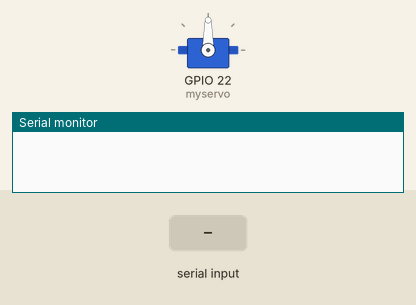
Simulated run of this sketch. Board: ESP32. Parts: servo, the last lines printed to the serial monitor. The test bench sets the inputs (shaded band).

Above: at 1.2 s.
1.3 s: "90,45\n" received over Serial
At 2.2 s:
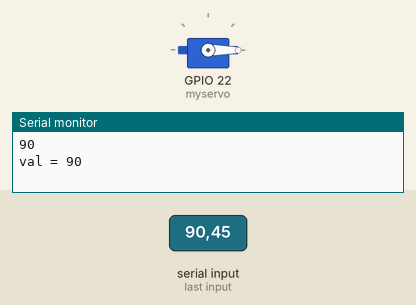
At 11.5 s:
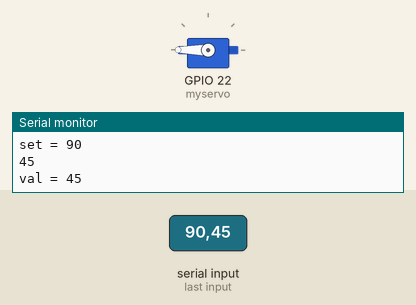
Timing chart, 0 to 11.8 s (numbered marks = the images above; inputs shaded):
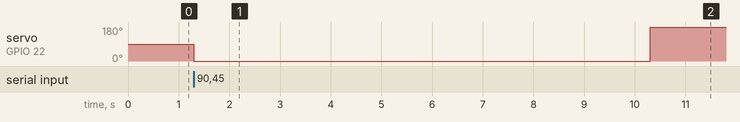

Measured:
- after the input at 1.3 s, servo on GPIO 22 (myservo): 90° → 0° at once, → 180° 9.0 s later

The sketch:

test_servo360.ino
```cpp
#include <ESP32Servo.h>
Servo myservo;
int val;
int set = 0, T;
void setup()
{
  myservo.attach(22);
  Serial.begin(115200);
  //myservo.write(0);
}
void loop()
{
  val = Serial.parseInt();      //ค่าจำนวนเต็มที่กรอกลง Serial (หากไม่กรอกไรเลยจะมีค่าเป็น 0)และเก็บค่าใน val=ตำแหน่งที่ต้องการให้servoหมุนไปอยู่
  if (Serial.available() > 0) { //ตรวจสอบค่าบน Serial ว่ามีค่ามากกว่า 0
    Serial.println(val);
    if (val > set) {            //ตรวจว่า val มีค่ามากกว่า set(เป็นตำแหน่งที่ servo อยู่ก่อนหน้านี้)
      Serial.print("val = ");
      Serial.println(val);
      T = (val - set) * 100;    //เวลาที่ใช้หมุน servo
      myservo.write(0);         //หมุนขวาด้วยความเร็วสูดสุด(0=max,1500=min)
      delay(T);
      myservo.write(1500);     //servo หยุดหมุน
      set = val;               //บันทึกตำแหน่งล่าสุด
      Serial.print("set = ");
      Serial.println(set);
    }
    if (val < set) {          //ตรวจว่า val มีค่าน้อยกว่า set(เป็นตำแหน่งที่ servo อยู่ก่อนหน้านี้)
      Serial.print("val = ");
      Serial.println(val);
      T = (set - val) * 100;  //เวลาที่ใช้หมุน servo
      myservo.write(3000);    //หมุนซ้ายด้วยความเร็วสูดสุด(3000=max,1500=min)
      delay(T);
      myservo.write(1500);     //servo หยุดหมุน
      set = val;               //บันทึกตำแหน่งล่าสุด
      Serial.print("set = ");
      Serial.println(set);
    }
  }


  /*
    myservo.writeMicroseconds(0);
    delay(1800);
    myservo.writeMicroseconds(1450);
    delay(1800);
    myservo.writeMicroseconds(3000);
    delay(1800);
    myservo.writeMicroseconds(1450);
    delay(1800);

    myservo.write(180);
    delay(1000);
    myservo.write(0);
    delay(1000);*/
}
```
